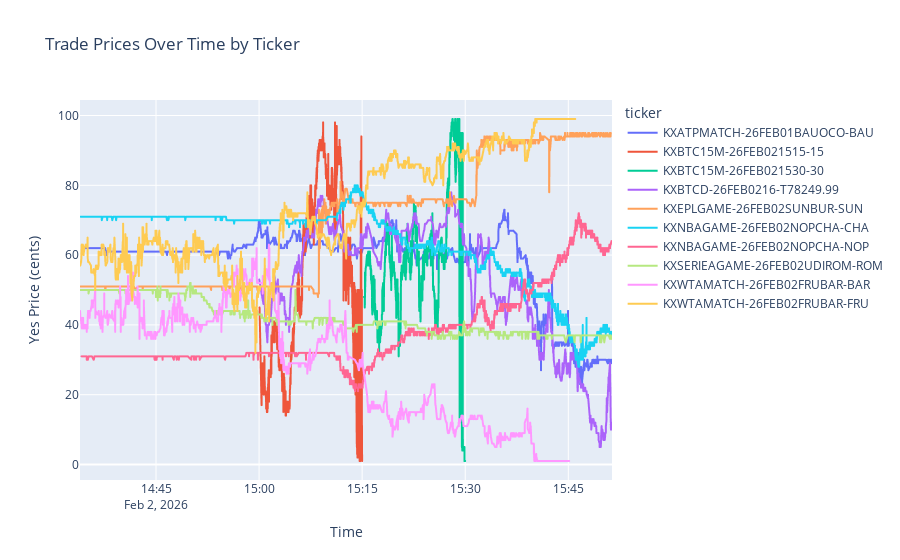

Write notebook code for a chart like this one.
### Code cell
import plotly.express as px

fig = px.line(
    csv_trades_top10.to_pandas(),
    x="created_time",
    y="yes_price",
    color="ticker",
    title="Trade Prices Over Time by Ticker",
    labels={"created_time": "Time", "yes_price": "Yes Price (cents)"})

fig.show()

### Figure 1 — Plotly figure (JSON) as saved in the notebook; plotly's stock layout.template omitted (floating-point values rounded to 4 significant figures; data arrays with more than 128 entries replaced by an {"elided": "..."} marker saying what was removed)
{"data": [{"hovertemplate": "ticker=KXATPMATCH-26FEB01BAUOCO-BAU<br>Time=%{x}<br>Yes Price (cents)=%{y}<extra></extra>", "legendgroup": "KXATPMATCH-26FEB01BAUOCO-BAU", "line": {"color": "#636efa", "dash": "solid"}, "marker": {"symbol": "circle"}, "mode": "lines", "name": "KXATPMATCH-26FEB01BAUOCO-BAU", "showlegend": true, "x": {"elided": "1256 str values"}, "xaxis": "x", "y": {"elided": "1256 int values"}, "yaxis": "y", "type": "scattergl"}, {"hovertemplate": "ticker=KXBTC15M-26FEB021515-15<br>Time=%{x}<br>Yes Price (cents)=%{y}<extra></extra>", "legendgroup": "KXBTC15M-26FEB021515-15", "line": {"color": "#EF553B", "dash": "solid"}, "marker": {"symbol": "circle"}, "mode": "lines", "name": "KXBTC15M-26FEB021515-15", "showlegend": true, "x": {"elided": "1260 str values"}, "xaxis": "x", "y": {"elided": "1260 int values"}, "yaxis": "y", "type": "scattergl"}, {"hovertemplate": "ticker=KXBTC15M-26FEB021530-30<br>Time=%{x}<br>Yes Price (cents)=%{y}<extra></extra>", "legendgroup": "KXBTC15M-26FEB021530-30", "line": {"color": "#00cc96", "dash": "solid"}, "marker": {"symbol": "circle"}, "mode": "lines", "name": "KXBTC15M-26FEB021530-30", "showlegend": true, "x": {"elided": "1167 str values"}, "xaxis": "x", "y": {"elided": "1167 int values"}, "yaxis": "y", "type": "scattergl"}, {"hovertemplate": "ticker=KXBTCD-26FEB0216-T78249.99<br>Time=%{x}<br>Yes Price (cents)=%{y}<extra></extra>", "legendgroup": "KXBTCD-26FEB0216-T78249.99", "line": {"color": "#ab63fa", "dash": "solid"}, "marker": {"symbol": "circle"}, "mode": "lines", "name": "KXBTCD-26FEB0216-T78249.99", "showlegend": true, "x": {"elided": "1146 str values"}, "xaxis": "x", "y": {"elided": "1146 int values"}, "yaxis": "y", "type": "scattergl"}, {"hovertemplate": "ticker=KXEPLGAME-26FEB02SUNBUR-SUN<br>Time=%{x}<br>Yes Price (cents)=%{y}<extra></extra>", "legendgroup": "KXEPLGAME-26FEB02SUNBUR-SUN", "line": {"color": "#FFA15A", "dash": "solid"}, "marker": {"symbol": "circle"}, "mode": "lines", "name": "KXEPLGAME-26FEB02SUNBUR-SUN", "showlegend": true, "x": {"elided": "1473 str values"}, "xaxis": "x", "y": {"elided": "1473 int values"}, "yaxis": "y", "type": "scattergl"}, {"hovertemplate": "ticker=KXNBAGAME-26FEB02NOPCHA-CHA<br>Time=%{x}<br>Yes Price (cents)=%{y}<extra></extra>", "legendgroup": "KXNBAGAME-26FEB02NOPCHA-CHA", "line": {"color": "#19d3f3", "dash": "solid"}, "marker": {"symbol": "circle"}, "mode": "lines", "name": "KXNBAGAME-26FEB02NOPCHA-CHA", "showlegend": true, "x": {"elided": "6487 str values"}, "xaxis": "x", "y": {"elided": "6487 int values"}, "yaxis": "y", "type": "scattergl"}, {"hovertemplate": "ticker=KXNBAGAME-26FEB02NOPCHA-NOP<br>Time=%{x}<br>Yes Price (cents)=%{y}<extra></extra>", "legendgroup": "KXNBAGAME-26FEB02NOPCHA-NOP", "line": {"color": "#FF6692", "dash": "solid"}, "marker": {"symbol": "circle"}, "mode": "lines", "name": "KXNBAGAME-26FEB02NOPCHA-NOP", "showlegend": true, "x": {"elided": "4922 str values"}, "xaxis": "x", "y": {"elided": "4922 int values"}, "yaxis": "y", "type": "scattergl"}, {"hovertemplate": "ticker=KXSERIEAGAME-26FEB02UDIROM-ROM<br>Time=%{x}<br>Yes Price (cents)=%{y}<extra></extra>", "legendgroup": "KXSERIEAGAME-26FEB02UDIROM-ROM", "line": {"color": "#B6E880", "dash": "solid"}, "marker": {"symbol": "circle"}, "mode": "lines", "name": "KXSERIEAGAME-26FEB02UDIROM-ROM", "showlegend": true, "x": {"elided": "1935 str values"}, "xaxis": "x", "y": {"elided": "1935 int values"}, "yaxis": "y", "type": "scattergl"}, {"hovertemplate": "ticker=KXWTAMATCH-26FEB02FRUBAR-BAR<br>Time=%{x}<br>Yes Price (cents)=%{y}<extra></extra>", "legendgroup": "KXWTAMATCH-26FEB02FRUBAR-BAR", "line": {"color": "#FF97FF", "dash": "solid"}, "marker": {"symbol": "circle"}, "mode": "lines", "name": "KXWTAMATCH-26FEB02FRUBAR-BAR", "showlegend": true, "x": {"elided": "1807 str values"}, "xaxis": "x", "y": {"elided": "1807 int values"}, "yaxis": "y", "type": "scattergl"}, {"hovertemplate": "ticker=KXWTAMATCH-26FEB02FRUBAR-FRU<br>Time=%{x}<br>Yes Price (cents)=%{y}<extra></extra>", "legendgroup": "KXWTAMATCH-26FEB02FRUBAR-FRU", "line": {"color": "#FECB52", "dash": "solid"}, "marker": {"symbol": "circle"}, "mode": "lines", "name": "KXWTAMATCH-26FEB02FRUBAR-FRU", "showlegend": true, "x": {"elided": "2396 str values"}, "xaxis": "x", "y": {"elided": "2396 int values"}, "yaxis": "y", "type": "scattergl"}], "layout": {"xaxis": {"anchor": "y", "domain": [0, 1], "title": {"text": "Time"}}, "yaxis": {"anchor": "x", "domain": [0, 1], "title": {"text": "Yes Price (cents)"}}, "legend": {"title": {"text": "ticker"}, "tracegroupgap": 0}, "title": {"text": "Trade Prices Over Time by Ticker"}}}
